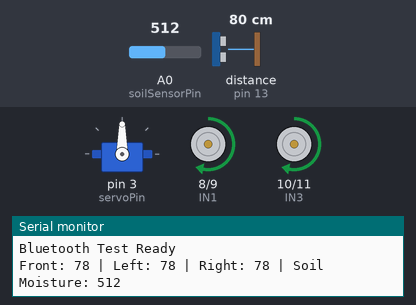
A sketch run on a simulated Arduino Uno, built with avr-gcc and run on an emulated ATmega328P. On the bench: servo, motor-driver pin pairs drawn as motors (green arrow = first pin HIGH = forward, orange = second pin HIGH = backward, longer = more drive, scaled by the enable pin), the last lines printed to the serial monitor. Wiring (inferred from the names in the program): ultrasonic range finder: trigger pin 12; echo pin 13. The inputs (shaded band) are chosen by the test bench; at power-on: distance to the obstacle (sensor on pin 13) 80 cm, A0 (soilSensorPin) = 512. The echo pulse lasts 58.3 µs per cm.

Above: at 1.8 s.
1.9 s: distance to the obstacle (sensor on pin 13) set to 23 cm
5.5 s: distance to the obstacle (sensor on pin 13) set to 19 cm
At 8.5 s:
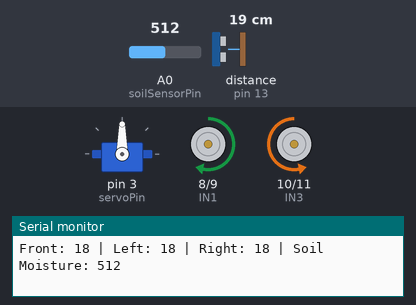
10.8 s: A0 (soilSensorPin) set to 488
16.1 s: distance to the obstacle (sensor on pin 13) set to 35 cm
At 17.1 s:
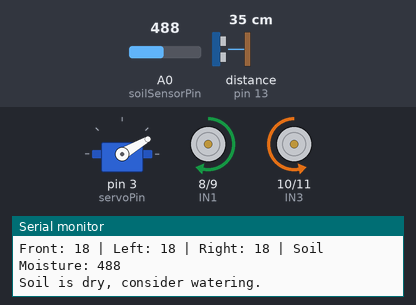
20.2 s: distance to the obstacle (sensor on pin 13) set to 2 cm
At 23.6 s:
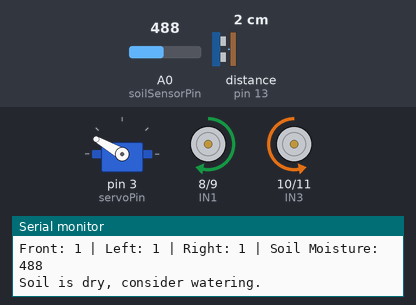
Timing chart, 0 to 25.7 s (numbered marks = the images above; inputs shaded):
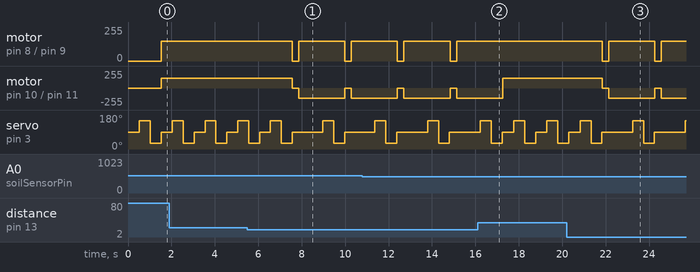

Measured:
- the behaviour switches between 22 and 21 cm on distance to the obstacle (sensor on pin 13) (found by bisection; images 0 and 1)
- after the input at 5.5 s, motor on pin 8 (IN1) / pin 9 (IN2): alternates forward 150/255 for 2.1 s and stopped for 0.30 s, starting after 2.1 s; motor on pin 10 (IN3) / pin 11 (IN4): alternates backward 150/255 for 2.1 s and stopped for 0.30 s, starting after 2.1 s
- after the input at 16.1 s, motor on pin 8 (IN1) / pin 9 (IN2): stops changing and stays forward 150/255
- after the input at 20.2 s, motor on pin 8 (IN1) / pin 9 (IN2): alternates forward 150/255 for 2.1 s and stopped for 0.30 s, starting after 1.6 s; motor on pin 10 (IN3) / pin 11 (IN4): alternates backward 150/255 for 2.1 s and stopped for 0.30 s, starting after 1.6 s
- by itself, servo on pin 3 (servoPin): repeats every 2.4 s: 150° 0.50 s, 30° 0.50 s, 90° 1.4 s

The sketch:

irrigation-robot.ino
```cpp
#include <Servo.h>
#include <SoftwareSerial.h>

// Motor pins (same as before)
#define ENA 5
#define ENB 6
#define IN1 8
#define IN2 9
#define IN3 10
#define IN4 11

// Ultrasonic pins (same as before)
#define trigPin 12
#define echoPin 13

// Soil moisture sensor pin
#define soilSensorPin A0

// Servo control pin
#define servoPin 3

// Bluetooth setup (SoftwareSerial on pins 2 and 4)
SoftwareSerial BTSerial(2, 4); // RX, TX for Bluetooth communication

// Variables
long duration;
int distance;
int leftDistance, rightDistance, frontDistance;
int soilMoistureValue;

// Create servo object
Servo myServo;

void setup() {
  // Motor setup (same as before)
  pinMode(ENA, OUTPUT);
  pinMode(ENB, OUTPUT);
  pinMode(IN1, OUTPUT);
  pinMode(IN2, OUTPUT);
  pinMode(IN3, OUTPUT);
  pinMode(IN4, OUTPUT);

  // Ultrasonic setup (same as before)
  pinMode(trigPin, OUTPUT);
  pinMode(echoPin, INPUT);

  // Soil sensor setup (no servo needed)
  pinMode(soilSensorPin, INPUT);

  // Servo setup
  myServo.attach(servoPin);

  // Start motors stopped
  stopMotors();

  // Start Serial for debugging (optional)
  Serial.begin(9600);
  BTSerial.begin(9600);  // Start Bluetooth communication at 9600 baud rate

  Serial.println("Bluetooth Test Ready");
  BTSerial.println("Bluetooth Test Ready");
}

void loop() {
  // Look forward
  myServo.write(90); // Position for ultrasonic sensor
  delay(500);
  frontDistance = readUltrasonic();

  // Look left
  myServo.write(150); // Position for ultrasonic sensor
  delay(500);
  leftDistance = readUltrasonic();

  // Look right
  myServo.write(30); // Position for ultrasonic sensor
  delay(500);
  rightDistance = readUltrasonic();

  // Reset Servo to center for ultrasonic (90°)
  myServo.write(90);

  // Check soil moisture by just touching the surface
  soilMoistureValue = analogRead(soilSensorPin); // Read soil moisture

  // Decision making for movement
  Serial.print("Front: ");
  Serial.print(frontDistance);
  Serial.print(" | Left: ");
  Serial.print(leftDistance);
  Serial.print(" | Right: ");
  Serial.print(rightDistance);
  Serial.print(" | Soil Moisture: ");
  Serial.println(soilMoistureValue);

  // Example decision (check soil moisture before watering):
  if (soilMoistureValue < 500) {
    // If soil is dry, you can trigger watering (add your water pump logic here)
    Serial.println("Soil is dry, consider watering.");
  }

  // Check if Bluetooth is receiving any data
  if (BTSerial.available()) {
    char command = BTSerial.read();  // Read Bluetooth command
    handleBluetoothCommand(command); // Handle the command
  }

  // Decision making for moving the robot
  if (frontDistance > 20) {
    moveForward();
  } else {
    stopMotors();
    delay(300);

    if (leftDistance > rightDistance) {
      turnLeft();
    } else {
      turnRight();
    }

    delay(600);  // Turn delay
  }
}

// Move forward
void moveForward() {
  digitalWrite(IN1, HIGH);
  digitalWrite(IN2, LOW);
  digitalWrite(IN3, HIGH);
  digitalWrite(IN4, LOW);
  analogWrite(ENA, 150);
  analogWrite(ENB, 150);
}

// Turn left
void turnLeft() {
  digitalWrite(IN1, LOW);
  digitalWrite(IN2, HIGH);
  digitalWrite(IN3, HIGH);
  digitalWrite(IN4, LOW);
  analogWrite(ENA, 150);
  analogWrite(ENB, 150);
}

// Turn right
void turnRight() {
  digitalWrite(IN1, HIGH);
  digitalWrite(IN2, LOW);
  digitalWrite(IN3, LOW);
  digitalWrite(IN4, HIGH);
  analogWrite(ENA, 150);
  analogWrite(ENB, 150);
}

// Stop
void stopMotors() {
  digitalWrite(IN1, LOW);
  digitalWrite(IN2, LOW);
  digitalWrite(IN3, LOW);
  digitalWrite(IN4, LOW);
}

// Read ultrasonic distance
int readUltrasonic() {
  digitalWrite(trigPin, LOW);
  delayMicroseconds(2);

  digitalWrite(trigPin, HIGH);
  delayMicroseconds(10);

  digitalWrite(trigPin, LOW);

  duration = pulseIn(echoPin, HIGH);
  distance = duration * 0.034 / 2;

  return distance;
}

// Handle Bluetooth commands (move, stop, etc.)
void handleBluetoothCommand(char command) {
  switch (command) {
    case 'F': // Move forward
      moveForward();
      break;
    case 'B': // Move backward
      stopMotors();  // Add backward movement logic if needed
      break;
    case 'L': // Turn left
      turnLeft();
      break;
    case 'R': // Turn right
      turnRight();
      break;
    case 'S': // Stop motors
      stopMotors();
      break;
    case 'T': // Test soil moisture
      int soilMoisture = analogRead(soilSensorPin);
      BTSerial.print("Soil Moisture: ");
      BTSerial.println(soilMoisture);
      break;
    default:
      break;
  }
}
```
